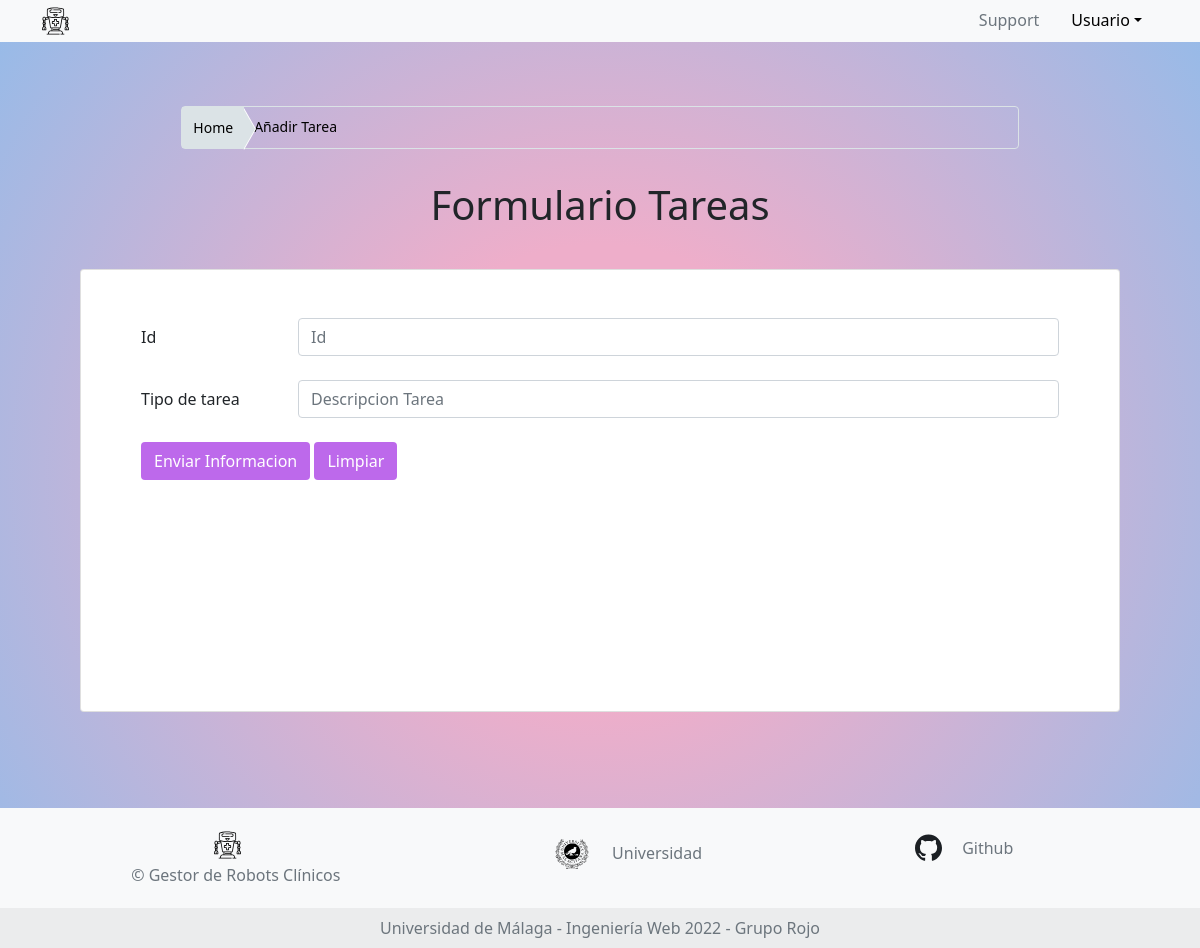
The app's page /admin/formularioTareas/200, older data.
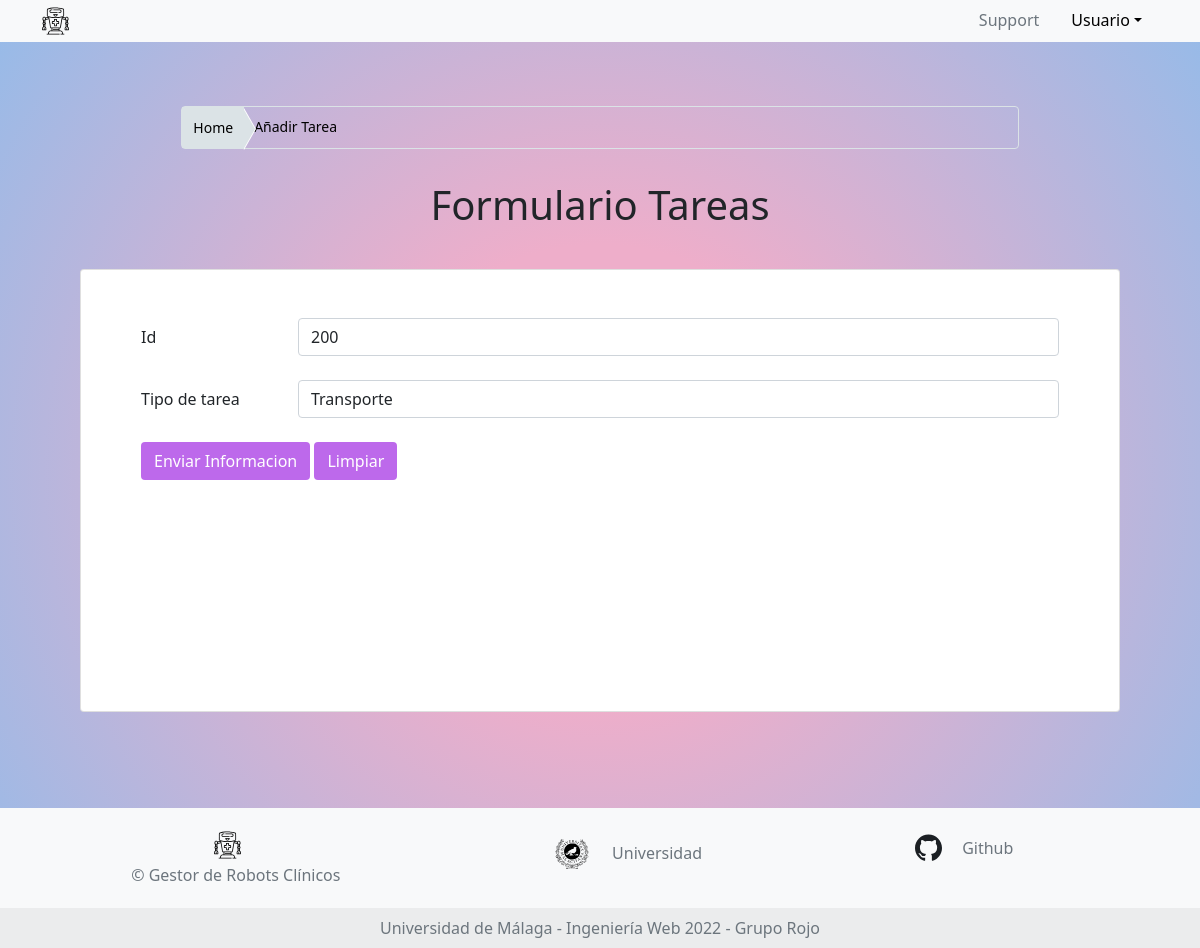
The same page, newer data.
### app.py (models this page shows, shortened)
class Tareas(db.Model):
    __tablename__ = 'Tareas'
    id = db.Column(db.String(100), primary_key=True)
    tipo_tarea = db.Column(db.String(120), nullable=False)
    date = db.Column(db.DateTime, default=datetime.utcnow)

### app.py (the view, shortened to what this page needs)
@app.route("/admin/formularioTareas/<id>", methods=["GET","POST"])
def edit_tareas(id):
    tarea_1 = db.session.query(Tareas).get(id)
    return render_template('formulario_tecnico_tareas.jinja', tabla = tarea_1)

### templates/formulario_tecnico_tareas.jinja (shortened to what this page needs)
{% extends 'base.jinja' %}
{% block content %}
<body class="bg">
    <fieldset class="main-container row p-5 mx-0 justify-content-center align-self-center">
        <div class="main-container row p-3 mx-0 justify-content-center align-self-center">
            <div class="row col-md-10 px-3">
                <nav aria-label="breadcrumb">
                    <ol class="breadcrumb breadcrumb-custom">
                        <li class="breadcrumb-item"><a href="/admin" data-abc="true">Home</a></li>
                        <li class="breadcrumb-item active" aria-current="page"><span>Añadir Tarea</span></li>
                    </ol>
                </nav>
            </div>
            <h1 class="main-container row p-3 mx-0 justify-content-center align-self-center">Formulario Tareas</h1>
            <form class="main-container row p-3 mx-0 justify-content-center align-self-center" method="post"
                name="formulario_lista_tareas">
                <div class="card bot3">
                    <div class="card-body py-5 px-md-5">
                        <form class="form_formulario_tecnico_tareas" action="/admin/formularioTareas" method="POST">
                            <div class="form-group row mb-4">
                                <label for="id" class="col-sm-2 col-form-label">Id</label>
                                <div class="col-sm-10">
                                    <input type="id" class="form-control" id="id" name="id" placeholder="Id" value="{{ tabla.id }}">
                                </div>
                            </div>
                            <div class="form-group row mb-4">
                                <label for="tipo_tarea" class="col-sm-2 col-form-label">Tipo de tarea</label>
                                <div class="col-sm-10">
                                    <input type="tipo_tarea" class="form-control" id="tipo_tarea"
                                        name=tipo_tarea placeholder="Descripcion Tarea" value="{{ tabla.tipo_tarea }}">
                                </div>
                            </div>
                            <button type="submit" class="btn btn-block mb-4 bot_inicio">
                                Enviar Informacion
                            </button>
                            <input type="reset" value="Limpiar" class="btn btn-block mb-4 bot_inicio">
                        </form>
                    </div>
                </div>
            </form>
        </div>
    </fieldset>
</body>
{% endblock %}

Row changes from the older to the newer data that the page shows:
added Tareas: id "200", tipo_tarea "Transporte"
